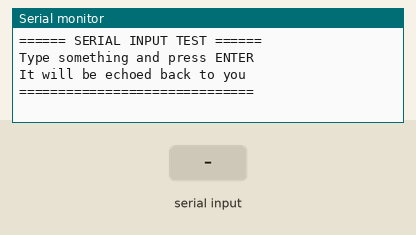
Simulated run of this program. Board: Arduino Uno, built with avr-gcc and run on an emulated ATmega328P. Parts: the last lines printed to the serial monitor. The test bench sets the inputs (shaded band).

Above: at 2.2 s.
2.3 s: "1\n" received over Serial
At 2.7 s:
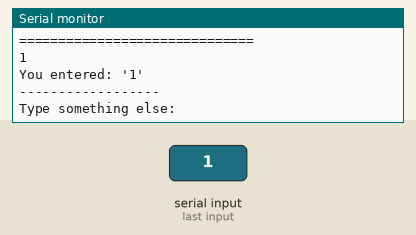
3.8 s: byte 10 ('\n') received over Serial
At 5.0 s:
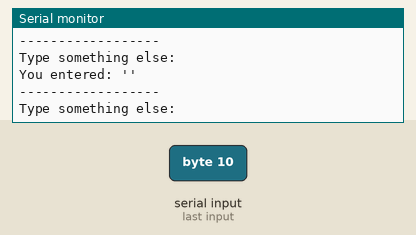
5.3 s: "0\n" received over Serial
At 6.2 s:
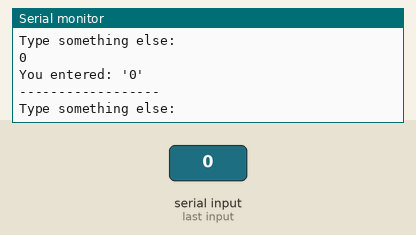

The program:

main.cpp
```cpp
#include "Arduino.h"

 String inputString = "";         // String to hold incoming data
 boolean stringComplete = false;  // Whether the string is complete

 void setup() {
   // Initialize serial
   Serial.begin(9600);

   // Wait for serial port to connect
   delay(1000);

   // Clear the serial monitor
   Serial.println("\n\n\n");
   Serial.println("====== SERIAL INPUT TEST ======");
   Serial.println("Type something and press ENTER");
   Serial.println("It will be echoed back to you");
   Serial.println("==============================");
 }

 void loop() {
   // Check for any available serial data
   while (Serial.available() > 0) {
     // Get the new byte
     char inChar = (char)Serial.read();

     // Echo each character as it's typed (optional)
     Serial.print(inChar);

     // If the incoming character is a newline, set a flag
     // so the main loop can process the string
     if (inChar == '\n' || inChar == '\r') {
       stringComplete = true;
     } else {
       // Add it to the inputString
       inputString += inChar;
     }
   }

   // Process the string when a newline arrives
   if (stringComplete) {
     Serial.print("\nYou entered: '");
     Serial.print(inputString);
     Serial.println("'");
     Serial.println("------------------");
     Serial.println("Type something else:");

     // Clear the string for new input
     inputString = "";
     stringComplete = false;
   }
 }
```

Measured:
- after the input at 2.3 s, the serial monitor: prints a new line at once (image 1)
- after the input at 3.8 s, the serial monitor: prints a new line at once (image 2)
- after the input at 5.3 s, the serial monitor: prints a new line at once (image 3)
